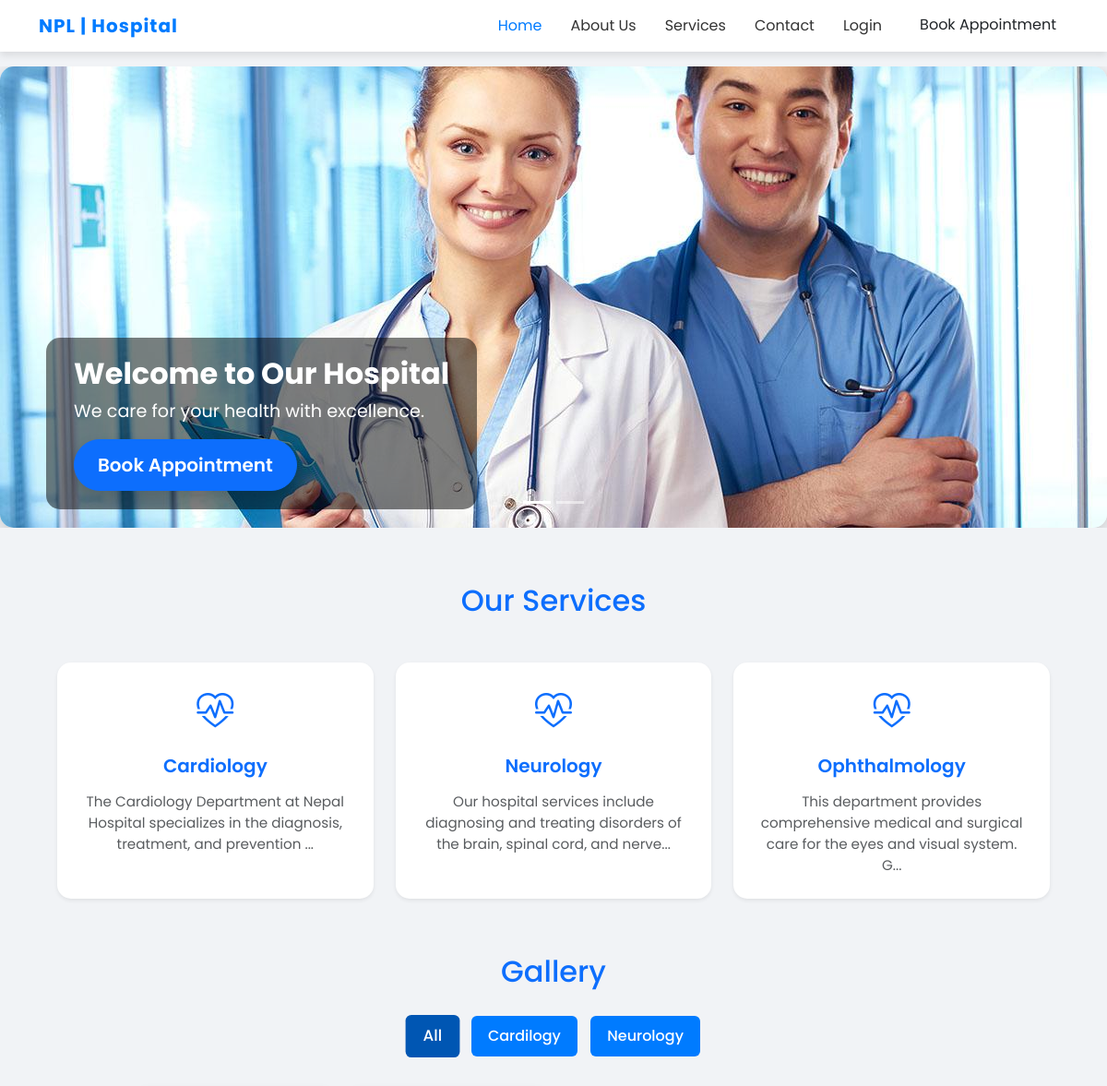
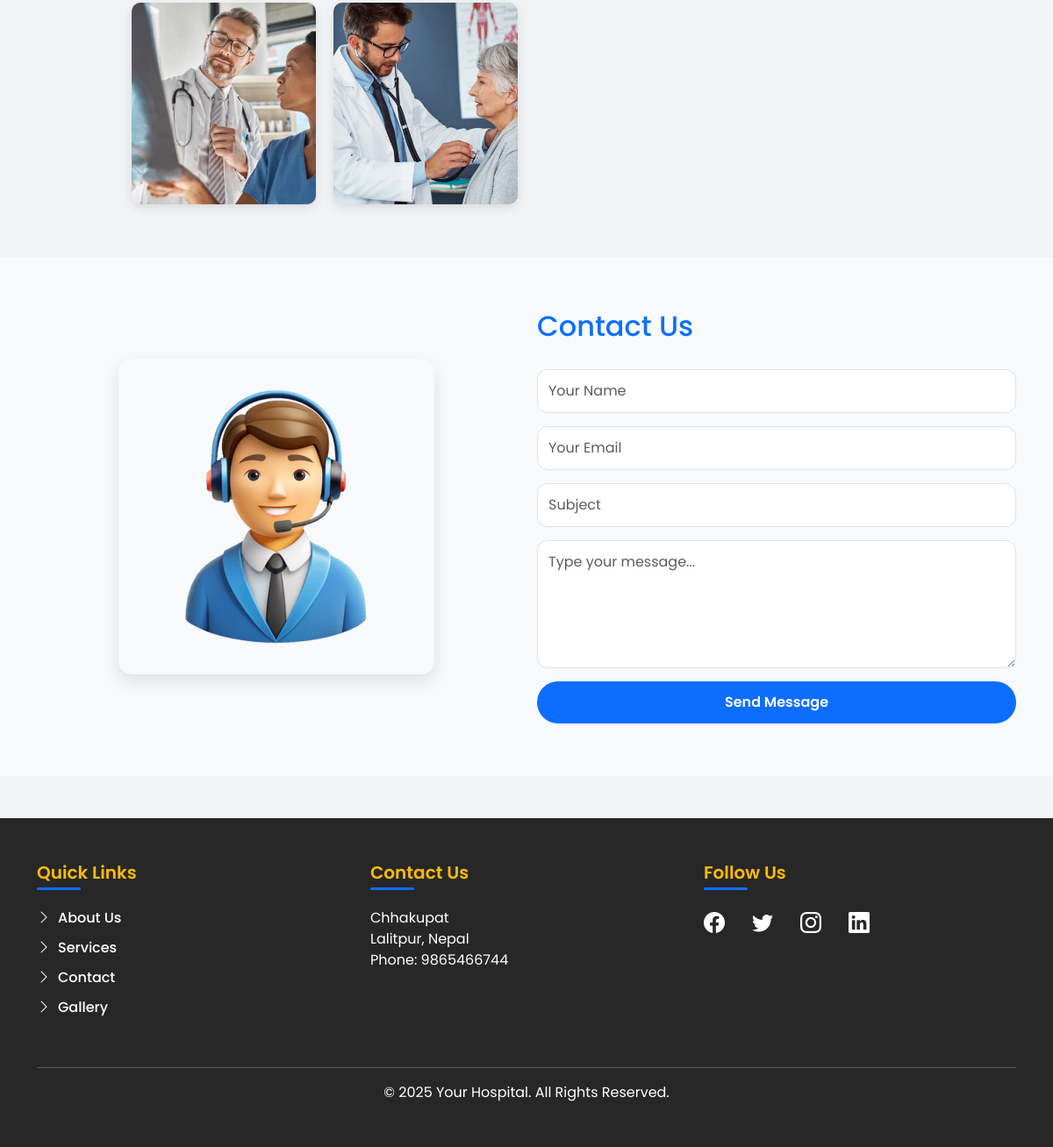
The page / on the database its author committed (2 pictures, top to bottom).
### tables this page shows
CREATE TABLE `services` (
  `id` int(10) UNSIGNED NOT NULL,
  `name` varchar(255) NOT NULL,
  `description` text NOT NULL,
  `created_at` timestamp NOT NULL DEFAULT current_timestamp()
);

CREATE TABLE `gallery_categories` (
  `id` int(11) NOT NULL,
  `title` varchar(100) NOT NULL,
  `created_at` timestamp NOT NULL DEFAULT current_timestamp()
);

CREATE TABLE `gallery` (
  `id` int(11) NOT NULL,
  `cat_id` int(11) NOT NULL,
  `image` varchar(255) NOT NULL,
  `uploaded_at` timestamp NOT NULL DEFAULT current_timestamp()
);

### index.php (the view, shortened to what this page needs)
<?php
include('assets/include/dbconfig.php');
include('assets/include/navbar.php');
$banners = [];
$result = mysqli_query($con, "SELECT * FROM banners ORDER BY id DESC");
while($row = mysqli_fetch_assoc($result)){
    $banners[] = $row['image'];
}
$services = [];
$servicesRes = mysqli_query($con, "SELECT * FROM services ORDER BY id ASC");
while($row = mysqli_fetch_assoc($servicesRes)){
    $services[] = $row;
}
$categories = mysqli_query($con, "SELECT * FROM gallery_categories ORDER BY title ASC");
$images = mysqli_query($con, "SELECT g.id, g.image, g.cat_id, c.title AS cat_title
                              FROM gallery g
                              JOIN gallery_categories c ON g.cat_id=c.id
                              ORDER BY g.id DESC");
?>
<!DOCTYPE html>
<html lang="en">
<head>
<link rel="stylesheet" href="https://cdn.jsdelivr.net/npm/bootstrap@5.3.2/dist/css/bootstrap.min.css">
<link rel="stylesheet" href="https://cdn.jsdelivr.net/npm/bootstrap-icons@1.10.5/font/bootstrap-icons.css">
</head>
<body>
<div class="container-fluid p-0 mt-3">
<?php if(count($banners) > 0): ?>
    <div id="bannerCarousel" class="carousel slide carousel-fade" data-bs-ride="carousel" data-bs-interval="3000">
        <div class="carousel-indicators">
            <?php foreach($banners as $index => $img): ?>
                <button type="button" data-bs-target="#bannerCarousel" data-bs-slide-to="<?= $index ?>" <?= $index==0?'class="active"':'' ?>></button>
            <?php endforeach; ?>
        </div>
        <div class="carousel-inner">
            <?php foreach($banners as $index => $img): ?>
            <div class="carousel-item <?= $index==0?'active':'' ?>">
                <img src="admin/<?= htmlspecialchars($img) ?>" class="d-block w-100" alt="Banner">
                <div class="carousel-caption d-none d-md-block text-start" style="left:50px; right:auto;">
                    <h5>Welcome to Our Hospital</h5>
                    <p>We care for your health with excellence.</p>
                    <a href="patient/login_patient.php" class="btn btn-primary btn-lg shadow">Book Appointment</a>
                </div>
            </div>
            <?php endforeach; ?>
        </div>
        <button class="carousel-control-prev" type="button" data-bs-target="#bannerCarousel" data-bs-slide="prev">
            <span class="carousel-control-prev-icon"></span>
        </button>
        <button class="carousel-control-next" type="button" data-bs-target="#bannerCarousel" data-bs-slide="next">
            <span class="carousel-control-next-icon"></span>
        </button>
    </div>
<?php endif; ?>
</div>
<div class="container services-section">
    <h2 class="mb-5 text-center text-primary">Our Services</h2>
    <div class="row g-4">
        <?php foreach($services as $index => $service): ?>
            <div class="col-lg-4 col-md-6">
                <div class="card service-card border-0 shadow-sm h-100"
                     data-bs-toggle="modal" data-bs-target="#serviceModal<?= $index ?>">
                    <div class="card-body text-center p-4">
                        <div class="icon mb-3" style="font-size:40px; color:#0d6efd;">
                            <i class="bi bi-heart-pulse"></i>
                        </div>
                        <h5 class="card-title fw-semibold text-primary">
                            <?= htmlspecialchars($service['name']) ?>
                        </h5>
                        <p class="card-text text-muted mt-3" style="font-size:0.95rem;">
                            <?= htmlspecialchars(substr($service['description'], 0, 100)) ?>...
                        </p>
                    </div>
                </div>
            </div>
        <?php endforeach; ?>
    </div>
</div>
<div class="gallery-container">
    <h2 class="text-center mb-4 text-primary">Gallery</h2>
    <div class="filter-btns">
        <button class="filter-btn active" onclick="filterImages('all')">All</button>
        <?php while($cat = mysqli_fetch_assoc($categories)): ?>
            <button class="filter-btn" onclick="filterImages('cat-<?= $cat['id'] ?>')"><?= htmlspecialchars($cat['title']) ?></button>
        <?php endwhile; ?>
    </div>
    <div class="gallery-grid">
        <?php while($img = mysqli_fetch_assoc($images)): ?>
            <img src="admin/uploads/gallery/<?= htmlspecialchars($img['image']) ?>" class="gallery-item cat-<?= $img['cat_id'] ?>">
        <?php endwhile; ?>
    </div>
</div>
<div class="contact-full">
    <div class="container">
        <div class="row">
            <div class="col-md-6 text-center mb-4 mb-md-0">
                <img src="assets/uploads/contact.png" alt="Contact Avatar">
            </div>
            <div class="col-md-6">
                <h2>Contact Us</h2>
                <form action="" method="POST">
                    <input type="text" name="name" class="form-control" placeholder="Your Name" required>
                    <input type="email" name="email" class="form-control" placeholder="Your Email" required>
                    <input type="text" name="subject" class="form-control" placeholder="Subject" required>
                    <textarea name="message" class="form-control" rows="5" placeholder="Type your message..." required></textarea>
                    <button type="submit" name="submit" class="btn btn-primary">Send Message</button>
                </form>
            </div>
        </div>
    </div>
</div>
<footer class="footer mt-5">
    <div class="container">
        <div class="row text-center text-md-start">
            <div class="col-md-4 mb-4">
                <h5 class="footer-title">Quick Links</h5>
                <ul class="list-unstyled footer-links">
                    <li><i class="bi bi-chevron-right"></i><a href="aboutus.php">About Us</a></li>
                    <li><i class="bi bi-chevron-right"></i><a href="services.php">Services</a></li>
                    <li><i class="bi bi-chevron-right"></i><a href="contact.php">Contact</a></li>
                    <li><i class="bi bi-chevron-right"></i><a href="gallery.php">Gallery</a></li>
                </ul>
            </div>
            <div class="col-md-4 mb-4">
                <h5 class="footer-title">Contact Us</h5>
                <p>Chhakupat<br>Lalitpur, Nepal<br>Phone: 9865466744</p>
            </div>
            <div class="col-md-4 mb-4">
                <h5 class="footer-title">Follow Us</h5>
                <div class="d-flex justify-content-center justify-content-md-start gap-3 social-icons">
                    <a href="#"><i class="bi bi-facebook"></i></a>
                    <a href="#"><i class="bi bi-twitter"></i></a>
                    <a href="#"><i class="bi bi-instagram"></i></a>
                    <a href="#"><i class="bi bi-linkedin"></i></a>
                </div>
            </div>
        </div>
        <hr class="border-light">
        <div class="text-center mt-3">&copy; <?= date("Y") ?> Your Hospital. All Rights Reserved.</div>
    </div>
</footer>
</body>
</html>

### Assets/include/navbar.php (shortened to what this page needs)
<?php
$currentPage = basename($_SERVER['PHP_SELF']);
?>
<!DOCTYPE html>
<html lang="en">
<head>
  <link rel="stylesheet" href="https://cdn.jsdelivr.net/npm/bootstrap@5.3.2/dist/css/bootstrap.min.css">
</head>
<body>
<nav class="navbar navbar-expand-lg sticky-top">
  <div class="container">
    <a class="navbar-brand" href="index.php">NPL | Hospital</a>
    <div class="collapse navbar-collapse" id="navbarNav">
      <ul class="navbar-nav ms-auto">
        <li class="nav-item"><a class="nav-link <?php if($currentPage=='index.php') echo 'active'; ?>" href="index.php">Home</a></li>
        <li class="nav-item"><a class="nav-link <?php if($currentPage=='aboutus.php') echo 'active'; ?>" href="aboutus.php">About Us</a></li>
        <li class="nav-item"><a class="nav-link <?php if($currentPage=='services.php') echo 'active'; ?>" href="services.php">Services</a></li>
        <li class="nav-item"><a class="nav-link <?php if($currentPage=='contact.php') echo 'active'; ?>" href="contact.php">Contact</a></li>
        <li class="nav-item"><a class="nav-link <?php if($currentPage=='login.php') echo 'active'; ?>" href="Login.php">Login</a></li>
        <li class="nav-item">
          <a class="btn btn-appointment <?php if($currentPage=='patient/login_patient.php') echo 'active'; ?>" href="patient/login_patient.php">Book Appointment</a>
        </li>
      </ul>
    </div>
  </div>
</nav>
</body>
</html>

### Assets/include/navbar.php (style rules this page uses)
.navbar { background: #ffffff; box-shadow: 0 4px 8px rgba(0,0,0,0.1); }
.navbar-brand { font-weight: bold; font-size: 1.6rem; color: #007bff !important; letter-spacing: 1px; }
.nav-link { color: #333 !important; font-weight: 500; margin-left: 15px; transition: 0.3s; }
.nav-link:hover, .nav-link.active { color: #007bff !important; }
.btn-appointment { background: #007bff; color: #fff; font-weight: bold; border-radius: 25px; padding: 8px 20px; margin-left: 20px; transition: all 0.3s; }

### index.php (style rules this page uses)
body { font-family: 'Poppins', sans-serif; margin:0; background:#f1f3f6; }
.carousel-inner img { width:100%; height:500px; object-fit:cover; border-radius:15px; box-shadow:0 5px 20px rgba(0,0,0,0.2); }
.carousel-caption { background:rgba(0,0,0,0.5); border-radius:15px; padding:20px 30px; max-width:500px; }
.carousel-caption h5 { font-size:2rem; font-weight:700; color:#fff; }
.carousel-caption p { font-size:1.2rem; color:#fff; margin-bottom:15px; }
.carousel-caption .btn-primary { border-radius:50px; padding:12px 25px; font-weight:600; }
.services-section { max-width: 1100px; margin: 60px auto; }
.service-card { border-radius: 15px; transition: all 0.3s ease; background: #fff; cursor: pointer; }
.service-card .icon i { transition: transform 0.3s ease; }
.gallery-container { max-width:900px; margin:60px auto; }
.filter-btns { text-align:center; margin-bottom:30px; }
.filter-btns button { background:#007BFF; color:#fff; border:none; padding:10px 18px; margin:5px; border-radius:6px; cursor:pointer; transition:all 0.3s ease; font-weight:500; }
.filter-btns button:hover, .filter-btns button.active { background:#0056b3; transform:scale(1.05); }
.gallery-grid { display:grid; grid-template-columns:repeat(auto-fill,minmax(180px,1fr)); gap:20px; }
.gallery-item { width:100%; height:230px; object-fit:cover; border-radius:10px; box-shadow:0 4px 12px rgba(0,0,0,0.1); cursor:pointer; transition:all 0.5s ease; opacity:1; transform:scale(1); }
.contact-full { width:100%; padding:60px 20px; background-color:#f8f9fa; }
.contact-full .row { align-items:center; }
.contact-full img { max-width:100%; border-radius:15px; box-shadow:0 8px 20px rgba(0,0,0,0.1); }
.contact-full h2 { margin-bottom:30px; color:#0d6efd; }
.contact-full .form-control { border-radius:12px; margin-bottom:15px; padding:12px; }
.contact-full .btn-primary { background:#0d6efd; border:none; border-radius:50px; width:100%; padding:12px 20px; font-weight:600; transition:all 0.3s; }
.footer { background:#272727; color:#fff; padding:50px 0; }
.footer a { color:#fff; text-decoration:none; transition:color 0.3s; }
.footer .social-icons i { font-size:1.5rem; margin-right:15px; transition: transform 0.3s, color 0.3s; }
.footer-title { color:#ffbc03ff; font-weight:600; margin-bottom:20px; position:relative; }
.footer-title::after { content:''; width:50px; height:3px; background:#0d6efd; display:block; margin-top:5px; border-radius:3px; }
.footer-links li { margin-bottom:10px; transition: transform 0.3s, color 0.3s; }
.footer-links li a { color:#fff; font-weight:500; }
.footer-links i { margin-right:8px; transition: transform 0.3s, color 0.3s; }

### rows shown on the page
services: name "Cardiology", description "The Cardiology Department at Nepal Hospital specializes in the diagnosis, treatment, and prevention"
services: name "Neurology", description "Our hospital services include diagnosing and treating disorders of the brain, spinal cord, and nerve"
services: name "Ophthalmology", description "This department provides comprehensive medical and surgical care for the eyes and visual system. G"
gallery_categories: title "Cardilogy"
gallery_categories: title "Neurology"
gallery: image (picture)
gallery: image (picture)
